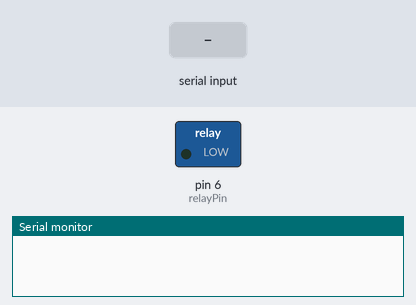
Recording of a sketch running on a simulated Arduino Uno, built with avr-gcc and run on an emulated ATmega328P. On the bench: switched loads named in the sketch (green lamp = pin HIGH), the last lines printed to the serial monitor. The test bench sets the inputs (shaded band).

Above: at 1.2 s.
1.3 s: "1" received over the second serial link
At 2.7 s:
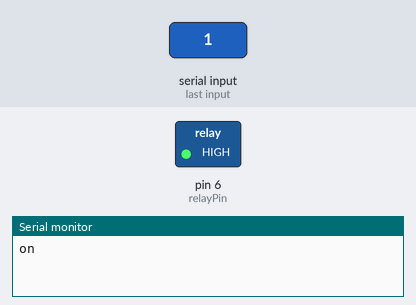
Timing chart, 0 to 7.8 s (numbered marks = the images above; inputs shaded):
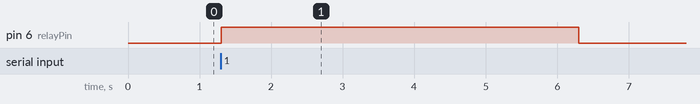

The sketch:

s2e-deadbolt.ino
```cpp
#include <SoftwareSerial.h>

const int relayPin =  6;      // the number of the Relay
SoftwareSerial mySerial(0, 1); // RX, TX

void setup() {
  // initialize the LED pin as an output:
  pinMode(relayPin, OUTPUT);
  Serial.begin(9600);     // opens serial port, sets data rate to 9600 bps
  while (!Serial) {
    ; // wait for serial port to connect. Needed for native USB port only
  }
  //S2E is using 115200 from previous steps
  mySerial.begin(115200);
}

void loop() {
  if (mySerial.available()) {
    if(mySerial.read() == 49)
    {
      digitalWrite(relayPin, HIGH);
      Serial.println("on");
      delay(5000);
      digitalWrite(relayPin, LOW);
      Serial.println("off");
    }
  }
  delay(100);
}
```

Measured:
- after the input at 1.3 s, pin 6 (relayPin): LOW → HIGH at once, → LOW 5.0 s later
